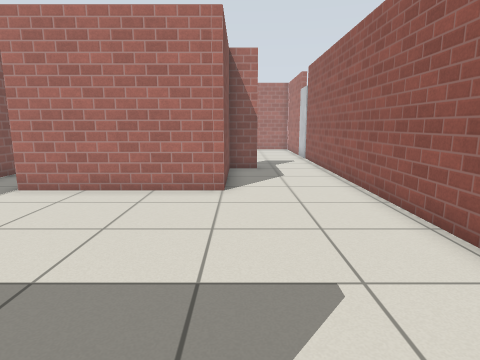
[1] (above)

16 first-person views from a walk through a robot-simulator world made for Gazebo. The camera is 0.94 m above the floor, tilts 10° down and sees 75° across. The floor is counted in squares, 0.5 m on a side. Each view is taken from the middle of a square. On the plan, view 1 faces up. The plan holds only what a view shows up to about 17 squares ahead; the rest is blank. Gazebo's built-in surfaces are drawn with simple patterns.

[2]
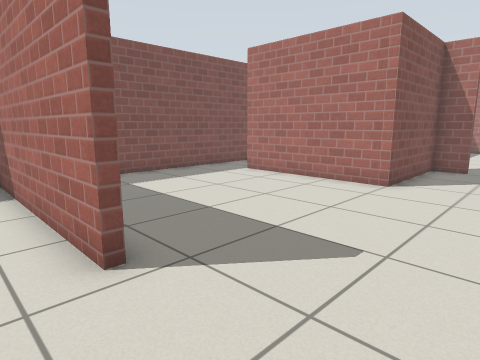

[3]
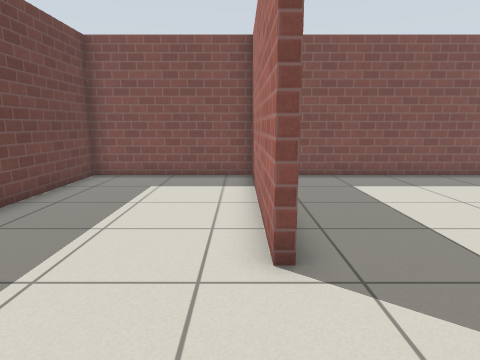

[4]
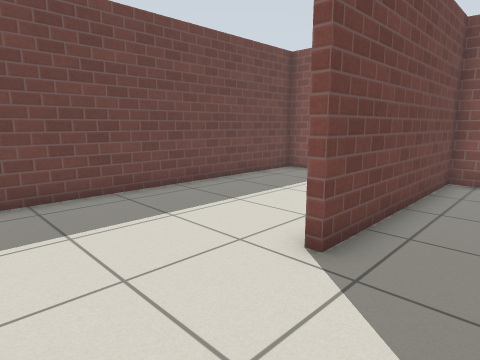

[5]
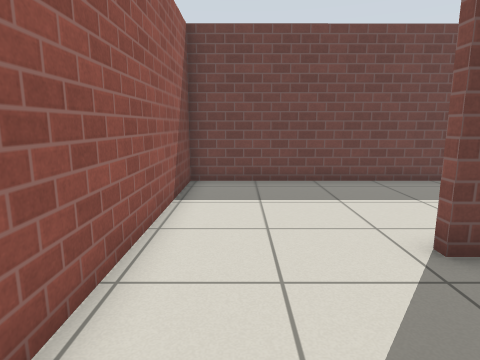

[6]
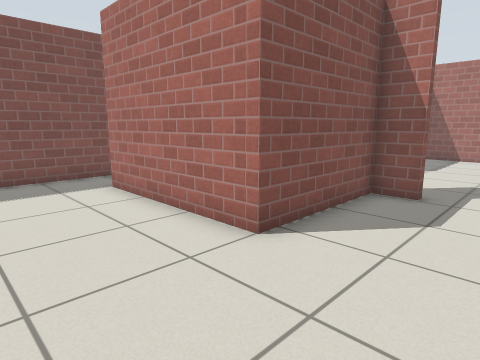

[7]
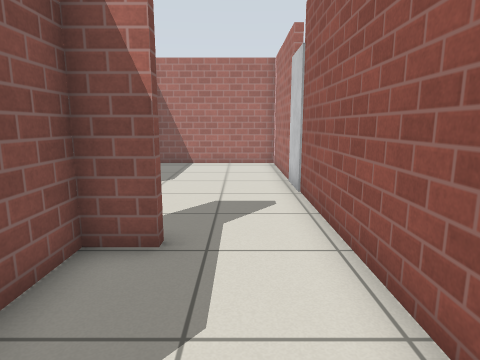

[8]
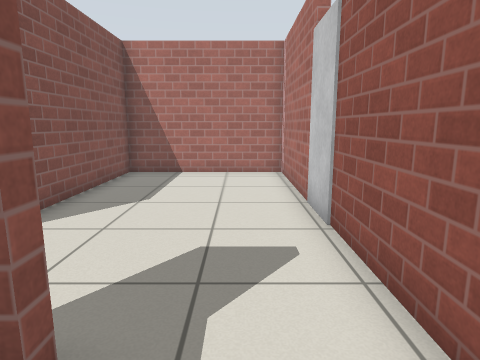

[9]
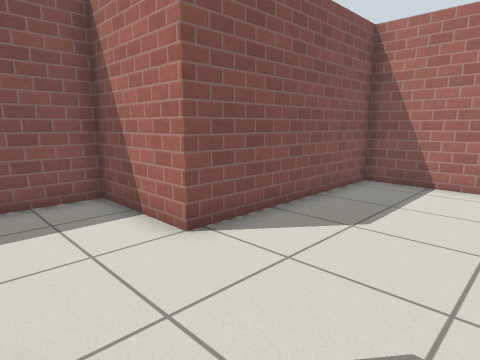

[10]
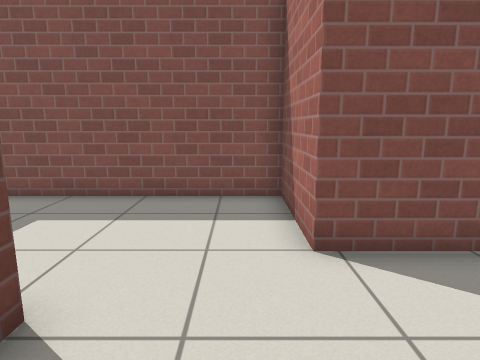

[11]
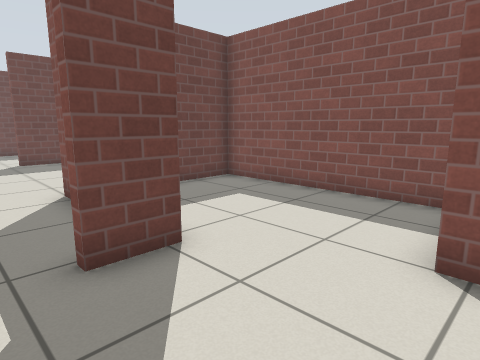

[12]
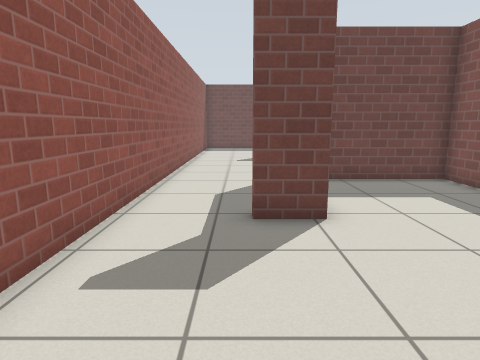

[13]
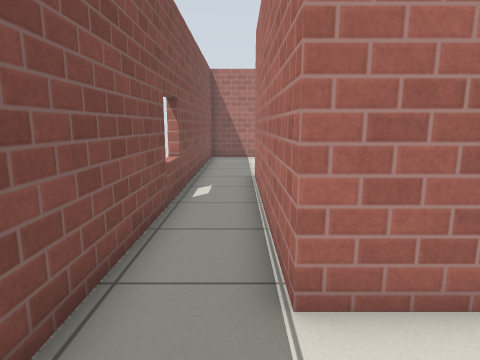

[14]
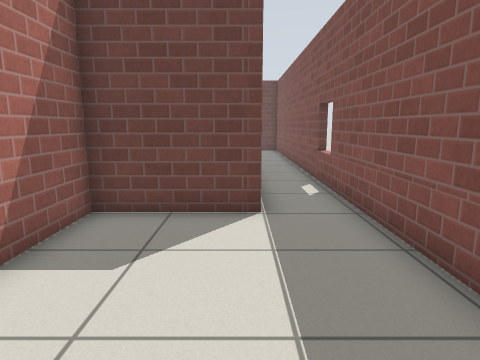

[15]
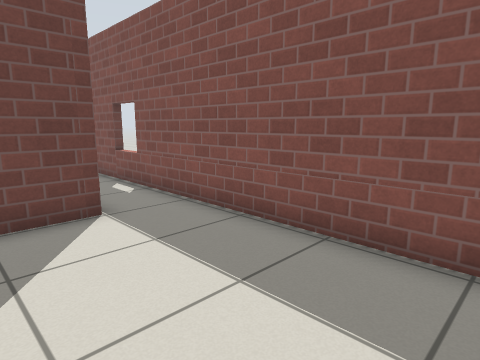

[16]
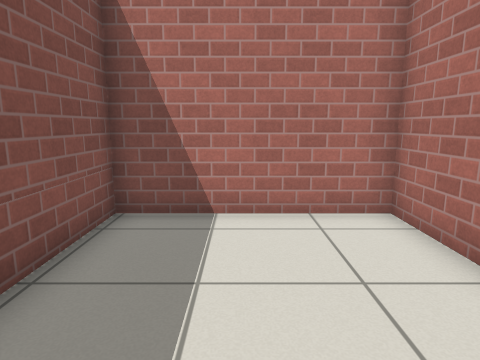

### Floor plan
Points are (right, up) in squares from view 1. A wall is a line through its corners. A room is listed if a view was taken in it or the views show most of it. See-through windows are left out.
Room 1 (views 1, 2, 3)
walls: (-1, 0.8) (-1, 0.5) (-8.7, 0.5) (-8.7, -5.5) (3.7, -5.5) (3.7, 1.5)
ways out: opening at (1.5, 1) to room 2
Room 2 (views 4, 5, 6, 7, 13)
walls: (-0.5, 12.6) (-0.5, 8.9) (-6.5, 8.9); (-8.7, 8.5) (-8.7, 0.8) (-1, 0.8); (3.7, 1.5) (3.7, 11.5); (0.7, 13.6) (-0.5, 13.6)
ways out: opening at (1.5, 1) to room 1; opening at (2, 12.3) to room 3; opening at (-7.5, 8) to room 4
Room 3 (views 8, 9, 10, 11, 12)
walls: (-0.9, 13.9) (0.7, 13.9) (0.7, 13.6); (-0.5, 13.6) (-0.5, 12.6); (3.7, 19.5) (3.7, 24.5) (-2.5, 24.5) (-2.5, 17.1) (-6.2, 17.1) (-6.2, 9.2) (-2, 9.2); (3.7, 11.5) (3.7, 17.5)
ways out: opening at (2, 12.3) to room 2
objects: door leaf (4, 18) to (4, 19)
Room 4 (views 14, 15, 16)
walls: (-2.8, 22) (-2.8, 24.5) (-8.7, 24.5) (-8.7, 8.5); (-6.5, 8.9) (-6.5, 17.4) (-2.8, 17.4) (-2.8, 20.1)
ways out: opening at (-7.5, 8) to room 2

Where each view was taken, in squares from view 1:
view 1: 0 up, 0 right, facing up
view 2: 1 down, 3 right, facing up-left
view 3: 0 up, 3 right, facing left
view 4: 3 up, 3 right, facing down-left
view 5: 5 up, 2 right, facing down
view 6: 5 up, 3 right, facing up-left
view 7: 9 up, 2 right, facing up
view 8: 12 up, 2 right, facing up
view 9: 14 up, 2 right, facing up-left
view 10: 16 up, 2 right, facing left
view 11: 18 up, 2 right, facing down-left
view 12: 20 up, 1 right, facing down
view 13: 6 up, 7 left, facing up
view 14: 24 up, 6 left, facing down
view 15: 24 up, 4 left, facing down-left
view 16: 18 up, 6 left, facing up
